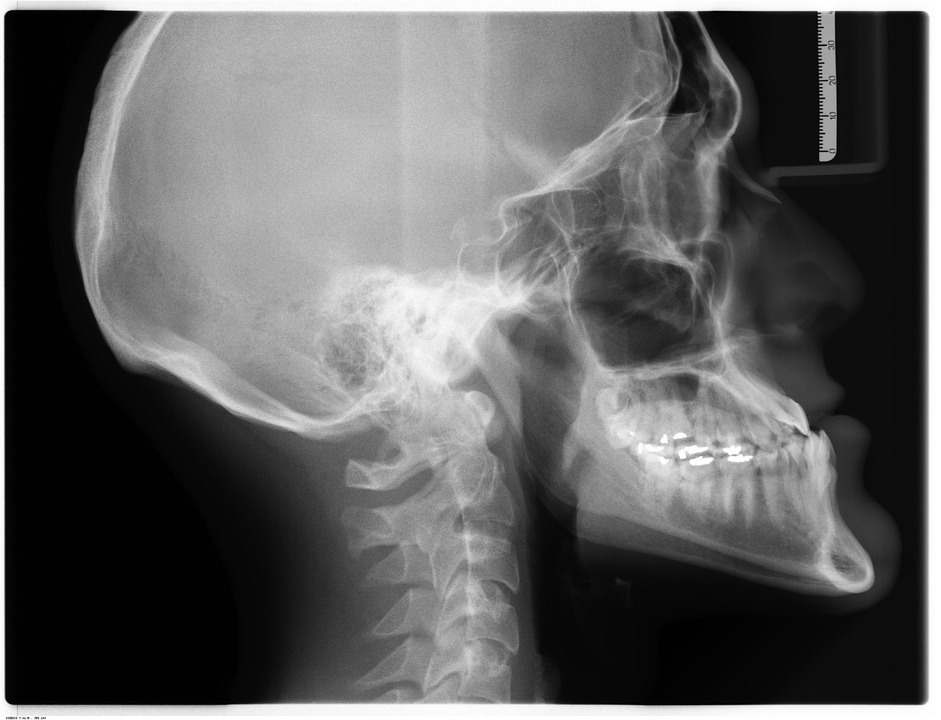
#> input picture Image_Assignment-main/Assign_3(compression)/xray_img.jpg, 941 x 720 px
$ python medical_image_system.py --image xray_img.jpg
#> lines starting #> are read from the running program, lines starting #| are printed output that depends on the picture; after the words box and inside, x2 and y2 are one past the last pixel; in counts of white or black regions, pixels touching at a corner belong together
# Name: Rohan Dhariwal
# Roll No: 2301010402
# Course: BTech CSE CORE
# Unit 3: Segmentation, thresholding, morphology
# Assignment Title: Medical Image Compression, Segmentation, and Morphological Processing
# Date: 2026-04-09

from argparse import ArgumentParser
from pathlib import Path

import cv2
import matplotlib
import numpy as np


def choose_backend():
    try:
        import tkinter as tk

        root = tk.Tk()
        root.withdraw()
        root.destroy()
        matplotlib.use("TkAgg")
    except Exception:
        matplotlib.use("Agg")


choose_backend()
import matplotlib.pyplot as plt


BASE_DIR = Path(__file__).resolve().parent
DEFAULT_IMAGES = {
    "xray": BASE_DIR / "xray_img.jpg",
    "mri": BASE_DIR / "MRI_img.jpg",
    "ct": BASE_DIR / "CT SCAN.jpeg",
}


def build_parser():
    parser = ArgumentParser(description="Medical image compression and segmentation demo.")
    parser.add_argument(
        "--image",
        type=str,
        default=None,
        help="Optional path to one medical image. If omitted, all default images are processed.",
    )
    return parser


def out_dir():
    folder = BASE_DIR / "output"
    folder.mkdir(exist_ok=True)
    return folder


def load_image(path):
    image = cv2.imread(str(path), cv2.IMREAD_UNCHANGED)
    if image is None:
        raise FileNotFoundError(f"Could not load image: {path}")
    return image


def grayscale(image):
    if image.ndim == 2:
        return image
    return cv2.cvtColor(image, cv2.COLOR_BGR2GRAY)


def rle_encode(gray):
    flat = gray.flatten()
    if flat.size == 0:
        return []

    runs = []
    value = int(flat[0])
    count = 1

    for item in flat[1:]:
        item = int(item)
        if item == value:
            count += 1
        else:
            runs.append((value, count))
            value = item
            count = 1

    runs.append((value, count))
    return runs


def rle_stats(gray, runs):
    original_bytes = gray.size
    compressed_bytes = len(runs) * 2
    ratio = original_bytes / compressed_bytes if compressed_bytes else float("inf")
    savings = (1.0 - compressed_bytes / original_bytes) * 100 if original_bytes else 0.0
    return original_bytes, compressed_bytes, ratio, savings


def threshold_global(gray):
    threshold_value = int(np.mean(gray))
    _, binary = cv2.threshold(gray, threshold_value, 255, cv2.THRESH_BINARY)
    return threshold_value, binary


def threshold_otsu(gray):
    threshold_value, binary = cv2.threshold(gray, 0, 255, cv2.THRESH_BINARY + cv2.THRESH_OTSU)
    return int(threshold_value), binary


def morph(binary):
    kernel = np.ones((3, 3), np.uint8)
    return cv2.dilate(binary, kernel, iterations=1), cv2.erode(binary, kernel, iterations=1)


def roi_summary(binary):
    count, _, stats, _ = cv2.connectedComponentsWithStats(binary, connectivity=8)
    items = []
    for idx in range(1, count):
        area = int(stats[idx, cv2.CC_STAT_AREA])
        x = int(stats[idx, cv2.CC_STAT_LEFT])
        y = int(stats[idx, cv2.CC_STAT_TOP])
        w = int(stats[idx, cv2.CC_STAT_WIDTH])
        h = int(stats[idx, cv2.CC_STAT_HEIGHT])
        items.append((area, x, y, w, h))
    items.sort(reverse=True)
    return items[:5]


def save_figure(fig, path):
    fig.savefig(path, dpi=150, bbox_inches="tight")
    print(f"Saved: {path}")


def section(title):
    print("\n" + "=" * 60)
    print(title)
    print("=" * 60)


def draw_task1(gray, stem, image_name, runs, stats, folder):
    original_bytes, compressed_bytes, ratio, savings = stats

    section(f"Task 1: Image Compression [{stem}]")
    print(f"Loaded grayscale medical image: {image_name}")
    print(f"RLE runs: {len(runs)}")
    print(f"Original size: {original_bytes} bytes")
    print(f"Compressed size estimate: {compressed_bytes} bytes")
    print(f"Compression ratio: {ratio:.2f}")
    print(f"Storage savings: {savings:.2f}%")

    fig, axes = plt.subplots(1, 2, figsize=(12, 5))
    fig.suptitle(f"Task 1 - Compression [{stem}]", fontsize=15, fontweight="bold")
    axes[0].imshow(gray, cmap="gray", vmin=0, vmax=255)
    axes[0].set_title("Grayscale Medical Image")
    axes[1].axis("off")
    axes[1].text(
        0.02,
        0.95,
        "\n".join(
            [
                f"RLE runs: {len(runs)}",
                f"Original bytes: {original_bytes}",
                f"Compressed bytes: {compressed_bytes}",
                f"Compression ratio: {ratio:.2f}",
                f"Storage savings: {savings:.2f}%",
            ]
        ),
        va="top",
        fontsize=12,
    )
    axes[0].set_xticks([])
    axes[0].set_yticks([])
    plt.tight_layout()
    save_figure(fig, folder / f"{stem}_task1_compression.png")
    plt.close(fig)


def draw_task2(gray, stem, g_value, g_binary, o_value, o_binary, g_rois, o_rois, folder):
    section(f"Task 2: Image Segmentation [{stem}]")
    print(f"Global threshold value: {g_value}")
    print(f"Otsu threshold value: {o_value}")
    print(f"Global segmentation ROIs: {len(g_rois)}")
    print(f"Otsu segmentation ROIs: {len(o_rois)}")

    fig, axes = plt.subplots(2, 3, figsize=(14, 9))
    fig.suptitle(f"Task 2 - Segmentation [{stem}]", fontsize=15, fontweight="bold")
    axes[0, 0].imshow(gray, cmap="gray", vmin=0, vmax=255)
    axes[0, 0].set_title("Original Grayscale")
    axes[0, 1].imshow(g_binary, cmap="gray", vmin=0, vmax=255)
    axes[0, 1].set_title(f"Global Threshold ({g_value})")
    axes[0, 2].imshow(o_binary, cmap="gray", vmin=0, vmax=255)
    axes[0, 2].set_title(f"Otsu Threshold ({o_value})")
    axes[1, 0].axis("off")
    axes[1, 1].axis("off")
    axes[1, 2].axis("off")

    def fmt(items):
        if not items:
            return "None"
        return "\n".join([f"Area={a}, x={x}, y={y}, w={w}, h={h}" for a, x, y, w, h in items[:3]])

    axes[1, 0].text(
        0.0,
        0.9,
        f"Top ROIs - Global:\n{fmt(g_rois)}\n\nTop ROIs - Otsu:\n{fmt(o_rois)}",
        va="top",
        fontsize=10,
    )
    for ax in axes.flat:
        if ax.has_data():
            ax.set_xticks([])
            ax.set_yticks([])
    plt.tight_layout()
    save_figure(fig, folder / f"{stem}_task2_segmentation.png")
    plt.close(fig)


def draw_task3(stem, g_binary, g_dilated, g_eroded, o_binary, o_dilated, o_eroded, folder):
    section(f"Task 3: Morphological Processing [{stem}]")

    fig, axes = plt.subplots(2, 3, figsize=(14, 9))
    fig.suptitle(f"Task 3 - Morphology [{stem}]", fontsize=15, fontweight="bold")
    axes[0, 0].imshow(g_binary, cmap="gray", vmin=0, vmax=255)
    axes[0, 0].set_title("Global Binary")
    axes[0, 1].imshow(g_dilated, cmap="gray", vmin=0, vmax=255)
    axes[0, 1].set_title("Global Dilation")
    axes[0, 2].imshow(g_eroded, cmap="gray", vmin=0, vmax=255)
    axes[0, 2].set_title("Global Erosion")
    axes[1, 0].imshow(o_binary, cmap="gray", vmin=0, vmax=255)
    axes[1, 0].set_title("Otsu Binary")
    axes[1, 1].imshow(o_dilated, cmap="gray", vmin=0, vmax=255)
    axes[1, 1].set_title("Otsu Dilation")
    axes[1, 2].imshow(o_eroded, cmap="gray", vmin=0, vmax=255)
    axes[1, 2].set_title("Otsu Erosion")
    for ax in axes.flat:
        ax.set_xticks([])
        ax.set_yticks([])
    plt.tight_layout()
    save_figure(fig, folder / f"{stem}_task3_morphology.png")
    plt.close(fig)


def analyze(stem, g_rois, o_rois):
    section(f"Task 4: Analysis and Interpretation [{stem}]")
    print("Segmentation comparison:")
    print(f"  Global threshold extracted {len(g_rois)} major connected regions.")
    print(f"  Otsu threshold extracted {len(o_rois)} major connected regions.")
    print("Clinical relevance:")
    print("  - Thresholding separates anatomical structures from background intensity.")
    print("  - Otsu works well when the histogram has two clear groups.")
    print("  - Dilation reconnects broken areas; erosion removes small noise blobs.")
    print("  - The better result is the one that keeps the target region clear and compact.")


def process_one(path, folder):
    image = load_image(path)
#> in load_image, image is the input picture: shape (720, 941); min 0, max 255, mean 96.1
    gray = grayscale(image)
    gray = cv2.resize(gray, (512, 512), interpolation=cv2.INTER_AREA)

    runs = rle_encode(gray)
    stats = rle_stats(gray, runs)

    g_value, g_binary = threshold_global(gray)
    o_value, o_binary = threshold_otsu(gray)

    g_dilated, g_eroded = morph(g_binary)
    o_dilated, o_eroded = morph(o_binary)

    g_rois = roi_summary(g_binary)
    o_rois = roi_summary(o_binary)

    stem = path.stem.replace(" ", "_")
    draw_task1(gray, stem, path.name, runs, stats, folder)
    draw_task2(gray, stem, g_value, g_binary, o_value, o_binary, g_rois, o_rois, folder)
    draw_task3(stem, g_binary, g_dilated, g_eroded, o_binary, o_dilated, o_eroded, folder)
    analyze(stem, g_rois, o_rois)


def main():
    args = build_parser().parse_args()
    print("=" * 60)
    print("Welcome to the Medical Image Processing System")
    print("This script covers compression, segmentation, and morphology.")
    print("=" * 60)

    folder = out_dir()
    if args.image:
        process_one(Path(args.image).expanduser(), folder)
#> in process_one, `gray = cv2.resize(gray, (512, 512), interpolation=cv2.INTER_AREA)`:
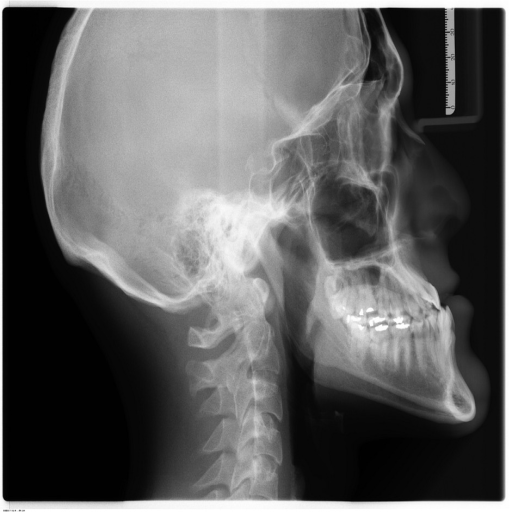
#> gray: shape (512, 512); min 0, max 255, mean 96.1
#> in rle_encode, `value = int(flat[0])`: value = 253
#> the loop in rle_encode, `for item in flat[1:]:` made 262143 passes
#> (item, value, count) on passes 3, 4, 6, 7, 8, 9, 10, 11, 12, 16, 17, 20: (251, 251, 1), (250, 250, 1), (249, 249, 1), (245, 245, 1), (247, 247, 1), (235, 235, 1), (244, 244, 1), (243, 243, 1), (242, 242, 1), (244, 244, 1), (242, 242, 1), (241, 241, 1)
#> (item, count) on passes 1, 2, 5, 13, 14, 15: (253, 2), (253, 3), (250, 2), (242, 2), (242, 3), (242, 4)
#> after the loop in rle_encode, `for item in flat[1:]:`: runs = 181591 items
#> in process_one, `runs = rle_encode(gray)`: runs = 181592 items
#> in rle_stats, `compressed_bytes = len(runs) * 2`: compressed_bytes = 363184
#> in rle_stats, `ratio = original_bytes / compressed_bytes if compressed_bytes else flo..`: ratio = 0.722
#> in rle_stats, `savings = (1.0 - compressed_bytes / original_bytes) * 100 if original_..`: savings = -38.54
#> in process_one, `stats = rle_stats(gray, runs)`: stats = (262144, 363184, 0.722, -38.54)
#> in threshold_global, `threshold_value = int(np.mean(gray))`: threshold_value = 96
#> in threshold_global, `_, binary = cv2.threshold(gray, threshold_value, 255, cv2.THRESH_BINARY)`:
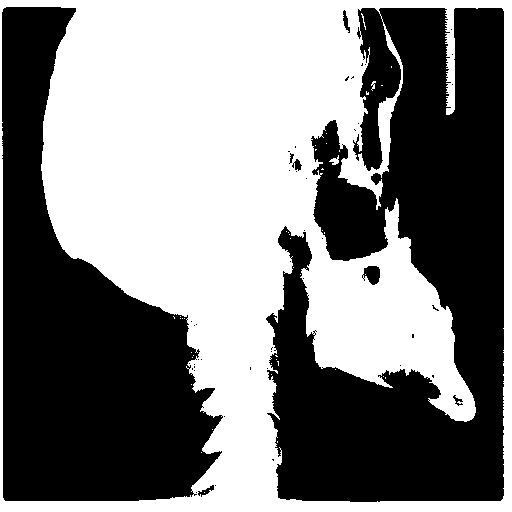
#> binary: shape (512, 512); 49.8% white; 43 white regions (39 under 20 px), largest, box (x1, y1, x2, y2) and area: (0, 0, 512, 512) 130488, (329, 155, 339, 165) 50, (371, 81, 376, 91) 25, (361, 13, 366, 30) 22
#> in process_one, `g_dilated, g_eroded = morph(g_binary)`:
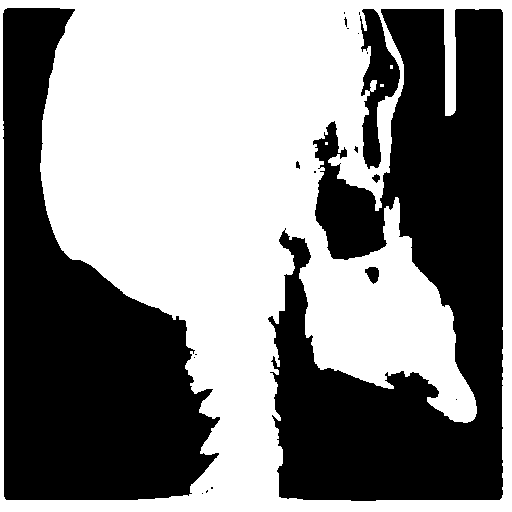
#> g_dilated: shape (512, 512); 52.4% white; 20 black regions (14 under 20 px), largest, box (x1, y1, x2, y2) and area: (268, 9, 503, 501) 67473, (3, 8, 220, 500) 53884, (360, 9, 400, 169) 3079, (365, 267, 379, 284) 163, (372, 174, 380, 183) 43, (296, 161, 300, 169) 23
#> in process_one, `g_dilated, g_eroded = morph(g_binary)`:
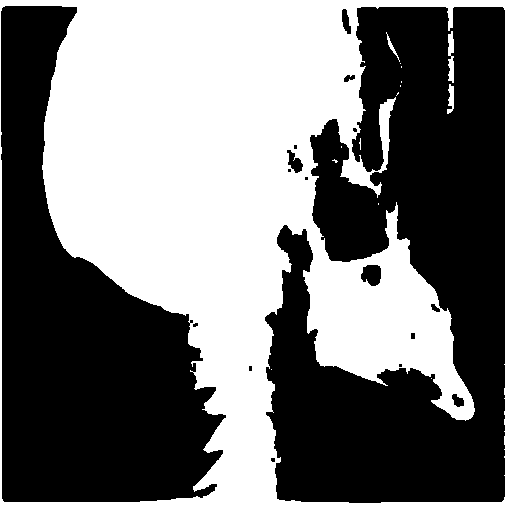
#> g_eroded: shape (512, 512); 47.2% white; 15 white regions (11 under 20 px), largest, box (x1, y1, x2, y2) and area: (0, 0, 512, 512) 123312, (448, 31, 454, 83) 245, (447, 84, 454, 114) 135, (386, 32, 400, 62) 73
#> in roi_summary, `count, _, stats, _ = cv2.connectedComponentsWithStats(binary, connecti..`: count = 44; stats = 44 rows, first 6: [2, 7, 502, 495, 131491], [0, 0, 512, 512, 130488], [361, 13, 5, 17, 22], [391, 66, 1, 2, 2], [371, 81, 5, 10, 25], [381, 85, 2, 1, 2]
#> the loop in roi_summary, `for idx in range(1, count):` made 43 passes
#> (area, x, y, w, h) on passes 1, 2, 4, 12: (130488, 0, 0, 512, 512), (22, 361, 13, 5, 17), (25, 371, 81, 5, 10), (50, 329, 155, 10, 10)
#> after the loop in roi_summary, `for idx in range(1, count):`: items = 43 items, first 6: (130488, 0, 0, 512, 512), (22, 361, 13, 5, 17), (2, 391, 66, 1, 2), (25, 371, 81, 5, 10), (2, 381, 85, 2, 1), (9, 366, 91, 3, 4)
#> in process_one, `g_rois = roi_summary(g_binary)`: g_rois = [(130488, 0, 0, 512, 512), (50, 329, 155, 10, 10), (25, 371, 81, 5, 10), (22, 361, 13, 5, 17), (9, 366, 91, 3, 4)]
#> the loop in roi_summary (call 2), `for idx in range(1, count):` made 43 passes
#| RLE runs: 181592
#| Original size: 262144 bytes
#| Compressed size estimate: 363184 bytes
#| Compression ratio: 0.72
#| Storage savings: -38.54%
#| Global threshold value: 96
#| Otsu threshold value: 96
#| Global segmentation ROIs: 5
#| Otsu segmentation ROIs: 5
#|   Global threshold extracted 5 major connected regions.
#|   Otsu threshold extracted 5 major connected regions.
    else:
        for path in DEFAULT_IMAGES.values():
            process_one(path, folder)

    print(f"\nSample run complete.\nOutputs saved in: {folder}")


if __name__ == "__main__":
    main()
